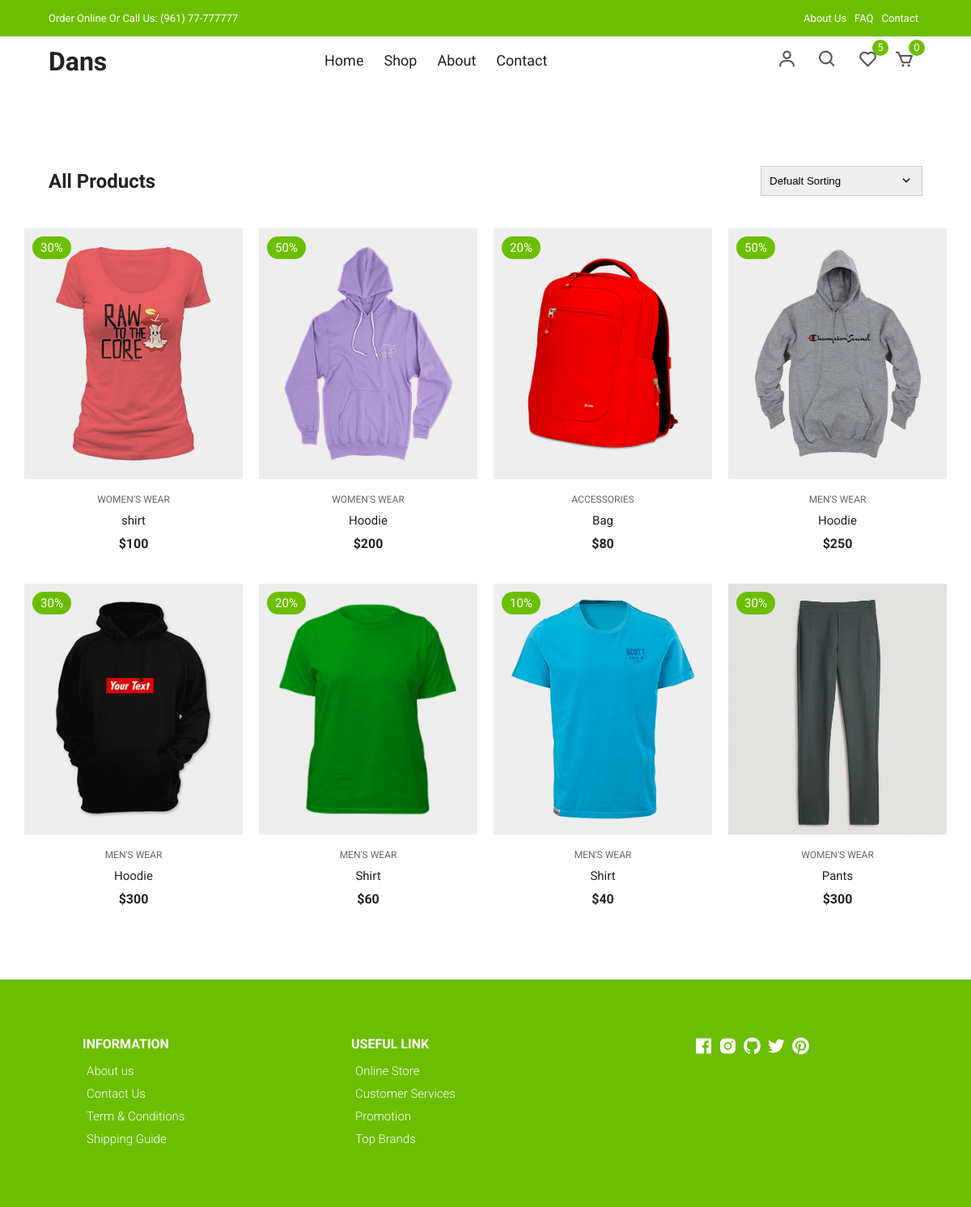
The page /product.php on the database its author committed.
### tables this page shows
CREATE TABLE `products` (
  `id` int(255) NOT NULL,
  `image` varchar(255) NOT NULL,
  `discount` varchar(255) NOT NULL,
  `price` varchar(255) NOT NULL,
  `description` varchar(255) NOT NULL,
  `name` varchar(255) NOT NULL
);

### getwishcount.php (called while the page is built, shortened)
<?php
            $servername = "localhost";
            $username = "root";
            $password = "";
            $dbname = "myshop";
            $connection = new mysqli($servername, $username, $password, $dbname);
            $query = "SELECT COUNT(*) AS total_rows FROM wishlist";
            $result = $connection->query($query);
            if ($result) {
                $row = $result->fetch_assoc();
                $totalRow = $row['total_rows'];
            } else {
                $totalRow = 0;
            }
            ?>

### getcount.php (called while the page is built, shortened)
<?php
            $servername = "localhost";
            $username = "root";
            $password = "";
            $dbname = "myshop";
            $connection = new mysqli($servername, $username, $password, $dbname);
            $query = "SELECT COUNT(*) AS total_rows FROM cart";
            $result = $connection->query($query);
            if ($result) {
                $row = $result->fetch_assoc();
                $totalRows = $row['total_rows'];
            } else {
                $totalRows = 0;
            }
            ?>

### product.php (the view, shortened to what this page needs)
<!DOCTYPE html>
<html lang="en">
  <head>
    <link
      rel="stylesheet"
      href="https://cdn.jsdelivr.net/npm/boxicons@latest/css/boxicons.min.css"
    />
    <link rel="stylesheet" href="./css/styles.css" />
  </head>
  <body>
    <div class="top-nav">
      <div class="container d-flex">
        <p>Order Online Or Call Us: (961) 77-777777</p>
        <ul class="d-flex">
          <li><a href="#">About Us</a></li>
          <li><a href="#">FAQ</a></li>
          <li><a href="#">Contact</a></li>
        </ul>
      </div>
    </div>
    <?php include 'getcount.php'; ?>
    <?php include 'getwishcount.php'; ?>
    <div class="navigation">
      <div class="nav-center container d-flex">
        <a href="index.php" class="logo"><h1>Dans</h1></a>
        <ul class="nav-list d-flex">
          <li class="nav-item">
            <a href="index.php" class="nav-link">Home</a>
          </li>
          <li class="nav-item">
            <a href="product.php" class="nav-link">Shop</a>
          </li>
          <li class="nav-item">
            <a href="#about" class="nav-link">About</a>
          </li>
          <li class="nav-item">
            <a href="#contact" class="nav-link">Contact</a>
          </li>
        </ul>
        <div class="icons d-flex">
          <a href="login.html" class="icon">
            <i class="bx bx-user"></i>
          </a>
          <div class="icon">
            <i class="bx bx-search"></i>
          </div>
          <a href="wishlist.php">
            <div class="icon">
              <i class="bx bx-heart"></i>
              <span class="d-flex"><?php echo $totalRow; ?></span>
            </div>
          <a href="cart.php" class="icon">
            <i class="bx bx-cart"></i>
            <span class="d-flex"><?php echo $totalRows; ?></span>
          </a>
        </div>
      </div>
    </div>
    <section class="section all-products" id="products">
      <div class="top container">
        <h1>All Products</h1>
        <form>
          <select>
            <option value="1">Defualt Sorting</option>
          </select>
          <span><i class="bx bx-chevron-down"></i></span>
        </form>
      </div>
      <div class="product-center container">
      <?php
$servername = "localhost";
$username = "root";
$password = "";
$dbname = "myshop";
$conn = new mysqli($servername, $username, $password, $dbname);
$sql = "SELECT id, image, discount, price, description, name FROM products";
$result = $conn->query($sql);
if ($result->num_rows > 0) {
    while($row = $result->fetch_assoc()) {
        echo '<div class="product-item">';
        echo '    <div class="overlay">';
        echo '        <a href="productDetails.html" class="product-thumb">';
        echo '            <img src="' . $row["image"] . '" alt="" />';
        echo '        </a>';
        if ($row["discount"] != 0) {
            echo '        <span class="discount">' . $row["discount"] . '%</span>';
        }
        echo '    </div>';
        echo '    <div class="product-info" data-product-id="' . $row["id"] . '" data-product-image="' . $row["image"] . '" data-product-price="' . $row["price"] . '" data-product-discount="' . $row["discount"] . '" data-product-description="' . $row["description"] . '" data-product-name="' . $row["name"] . '">';
        echo '        <span>' . $row["name"] . '</span>';
        echo '        <a href="productDetails.html">' . $row["description"] . '</a>';
        echo '        <h4>$' . $row["price"] . '</h4>';
        echo '    </div>';
        echo '    <ul class="icons">';
        echo '    </ul>';
        echo '</div>';
    }
} else {
    echo "0 results";
}
?>
      </div>
    </section>
    <footer class="footer">
      <div class="row">
        <div class="col d-flex">
          <h4>INFORMATION</h4>
          <a href="">About us</a>
          <a href="">Contact Us</a>
          <a href="">Term & Conditions</a>
          <a href="">Shipping Guide</a>
        </div>
        <div class="col d-flex">
          <h4>USEFUL LINK</h4>
          <a href="">Online Store</a>
          <a href="">Customer Services</a>
          <a href="">Promotion</a>
          <a href="">Top Brands</a>
        </div>
        <div class="col d-flex">
          <span><i class="bx bxl-facebook-square"></i></span>
          <span><i class="bx bxl-instagram-alt"></i></span>
          <span><i class="bx bxl-github"></i></span>
          <span><i class="bx bxl-twitter"></i></span>
          <span><i class="bx bxl-pinterest"></i></span>
        </div>
      </div>
    </footer>
  </body>
</html>

### styles.css (style rules this page uses)
:root { --white: #fff; --black: #222; --green: #6cbe02; --grey1: #f0f0f0; --grey2: #e9d7d3; }
*, *::before, *::after { margin: 0; padding: 0; box-sizing: inherit; }
html { box-sizing: border-box; font-size: 62.5%; }
body { font-family: 'Roboto', sans-serif; font-size: 1.6rem; background-color: var(--white); color: var(--black); font-weight: 400; font-style: normal; }
a { text-decoration: none; color: var(--black); }
li { list-style: none; }
.container { max-width: 114rem; margin: 0 auto; padding: 0 3rem; }
.d-flex { display: flex; align-items: center; }
.top-nav { background-color: var(--green); font-size: 1.3rem; color: var(--white); }
.top-nav div { justify-content: space-between; height: 4.5rem; }
.top-nav a { color: var(--white); padding: 0 0.5rem; }
.navigation { height: 6rem; line-height: 6rem; }
.nav-center { justify-content: space-between; }
.nav-center .nav-item:not(:last-child) { margin-right: 0.5rem; }
.nav-center .nav-link { font-size: 1.8rem; padding: 1rem; }
.icon { cursor: pointer; font-size: 2.5rem; padding: 0 1rem; color: #555; position: relative; }
.icon:not(:last-child) { margin-right: 0.5rem; }
.icon span { position: absolute; top: 3px; right: -3px; background-color: var(--green); color: var(--white); border-radius: 50%; font-size: 1.3rem; height: 2rem; width: 2rem; justify-content: center; }
.section { padding: 10rem 0 5rem 0; overflow: hidden; }
.product-center { display: flex; align-items: center; justify-content: center; flex-wrap: wrap; max-width: 120rem; margin: 0 auto; padding: 0 2rem; }
.product-item { position: relative; width: 27rem; margin: 0 auto; margin-bottom: 3rem; }
.product-thumb img { width: 100%; height: 31rem; object-fit: cover; transition: all 500ms linear; }
.product-info { padding: 1rem; text-align: center; }
.product-info span { display: inline-block; font-size: 1.2rem; color: #666; margin-bottom: 1rem; }
.product-info a { font-size: 1.5rem; display: block; margin-bottom: 1rem; transition: all 300ms ease; }
.product-item .icons { position: absolute; left: 50%; top: 35%; transform: translateX(-50%); display: flex; align-items: center; }
.product-item .overlay { position: relative; overflow: hidden; cursor: pointer; width: 100%; }
.product-item .overlay::after { content: ''; position: absolute; top: 0; left: 0; width: 100%; height: 100%; background-color: rgba(0, 0, 0, 0.5); visibility: hidden; opacity: 0; transition: 300ms ease-out; }
.product-item .discount { position: absolute; top: 1rem; left: 1rem; background-color: var(--green); padding: 0.5rem 1rem; color: var(--white); border-radius: 2rem; font-size: 1.5rem; }
.footer { padding: 7rem 1rem; background-color: var(--green); }
footer .row { display: grid; grid-template-columns: 1fr 1fr 1fr; max-width: 99.6rem; margin: 0 auto; }
.footer .col { flex-direction: column; color: var(--white); align-items: flex-start; }
.footer .col:last-child { flex-direction: row; justify-content: center; }
.footer .col:last-child span { font-size: 2.5rem; margin-right: 0.5rem; color: var(--white); }
.footer .col a { color: var(--white); font-size: 1.5rem; padding: 0.5rem; font-weight: 300; }
.footer .col h4 { margin-bottom: 1rem; }
.section .top { display: flex; align-items: center; justify-content: space-between; margin-bottom: 4rem; }
.all-products .top select { font-family: 'Poppins', sans-serif; width: 20rem; padding: 1rem; border: 1px solid #ccc; appearance: none; outline: none; }
form { position: relative; z-index: 1; }
form span { position: absolute; top: 50%; right: 1rem; transform: translateY(-50%); font-size: 2rem; z-index: 0; }

### rows shown on the page
products: image (picture), discount "30", name "WOMEN'S WEAR", description "shirt", price "100"
products: image (picture), discount "50", name "WOMEN'S WEAR", description "Hoodie", price "200"
products: image (picture), discount "20", name "ACCESSORIES", description "Bag", price "80"
products: image (picture), discount "50", name "MEN'S WEAR", description "Hoodie", price "250"
products: image (picture), discount "30", name "MEN'S WEAR", description "Hoodie", price "300"
products: image (picture), discount "20", name "MEN'S WEAR", description "Shirt", price "60"
products: image (picture), discount "10", name "MEN'S WEAR", description "Shirt", price "40"
products: image (picture), discount "30", name "WOMEN'S WEAR", description "Pants", price "300"

### other values the page prints
$totalRow "5"
$totalRows "0"
